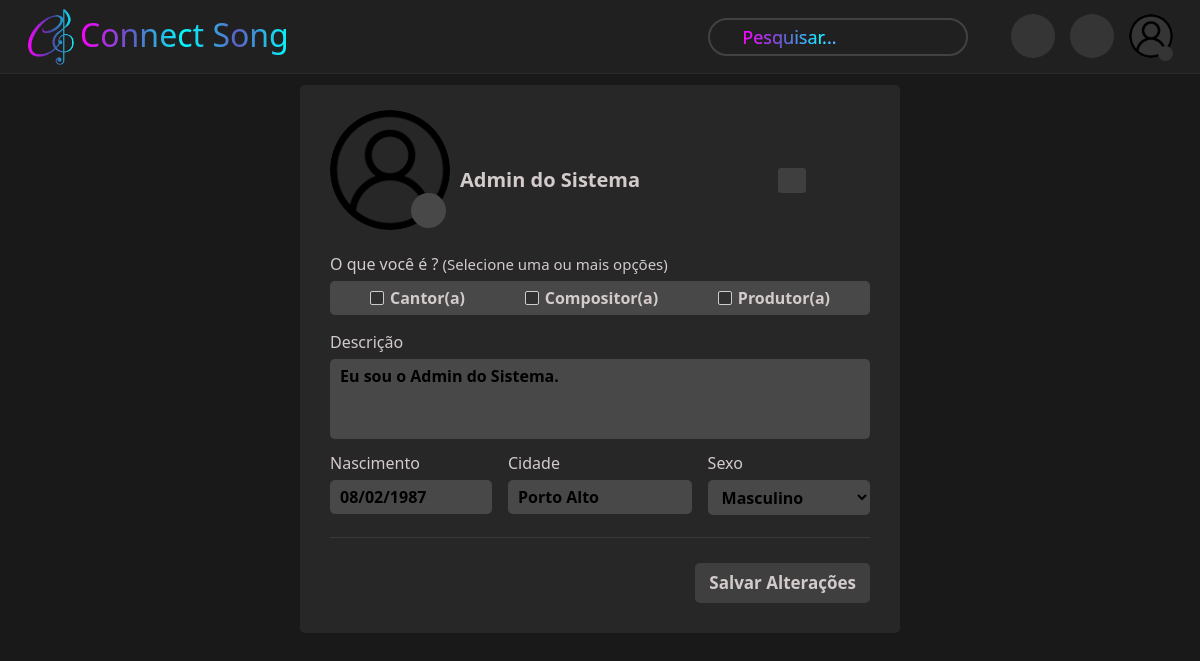
Screenshot of /perfil/editar (signed in) with the database file from the repository.
### usuarios/models.py (models this page shows, shortened)
class Perfil(models.Model):
    usuario = models.OneToOneField(User, on_delete=models.CASCADE)
    foto_perfil = models.ImageField(upload_to='profile_images/', null=True, blank=True)
    foto_capa = models.ImageField(upload_to='cover_images/', null=True, blank=True)
    nome_completo = models.CharField(max_length=100, null=True, blank=True)
    atribuicao = models.CharField(max_length=255, null=True, blank=True)
    descricao = models.TextField(blank=True)
    data_nascimento = models.DateField(null=True, blank=True)
    sexo = models.CharField(max_length=1, choices=sexo_opcoes, null=True, blank=True)
    cidade = models.CharField(max_length=50, null=True, blank=True)
    def get_atribuicao_display(self):
        return self.atribuicao.split('/') if self.atribuicao else []

### usuarios/views.py (the view, shortened to what this page needs)
# urls.py: path('perfil/editar', PerfilUpdate.as_view(), name='editar-perfil'),
class PerfilUpdate(LoginRequiredMixin, UpdateView):
    login_url = reverse_lazy('login')
    template_name = 'usuarios/form_perfil.html'
    model = Perfil
    form_class = PerfilForm
    def get_object(self, queryset=None):
        if self.request.user.is_authenticated:
            return self.request.user.perfil
        return None
    def get_form(self, form_class=None):
        form = super().get_form(form_class)
        form.fields['atribuicao'].initial = [opcao[0:] for opcao in form.instance.get_atribuicao_display()]
        return form
    def get_context_data(self, *args, **kwargs):
        context = super().get_context_data(*args, **kwargs)
        user = self.request.user
        perfil = Perfil.objects.get(usuario=user)
        foto = {
            'foto': perfil.foto_perfil if perfil.foto_perfil else '',
        }
        context['foto'] = foto
        return context

### usuarios/forms.py
class PerfilForm(forms.ModelForm):
    atribuicao_opcoes = (('Cantor', 'Cantor'), ('Compositor', 'Compositor'), ('Produtor', 'Produtor'))
    atribuicao = forms.MultipleChoiceField(
        choices=(atribuicao_opcoes),  # Substitua com suas opções
        widget=forms.CheckboxSelectMultiple(attrs={'class': 'atribuicao-checkbox'}),
    )
    sexo = forms.ChoiceField(choices=(sexo_opcoes), initial=None)
    class Meta:
        model = Perfil
        fields = ['nome_completo', 'foto_perfil', 'atribuicao', 'descricao', 'data_nascimento', 'cidade', 'sexo']
        widgets = {
            'foto_perfil' :forms.ClearableFileInput(attrs={'class': 'foto'})
        }
    def __init__(self, *args, **kwargs):
        super().__init__(*args, **kwargs)
        self.fields['atribuicao'].choices = self.atribuicao_opcoes
        atribuicao_atual = self.instance.atribuicao.split('/') if self.instance.atribuicao else []
        self.fields['atribuicao'].initial = atribuicao_atual

### usuarios/templates/usuarios/form_perfil.html (shortened to what this page needs)
{% extends 'paginas/index.html' %}
{% load static %}
{% load crispy_forms_tags %}
{% block styles %}
    <link rel="stylesheet" href="{% static 'css/form-perfil.css' %}">
{% endblock %}
{% block content %}
<div class="form-container">
    <form action="" method="POST" enctype="multipart/form-data" id="form-perfil">
        <div id="foto_nome-box">
            <div class="input-field" id="input-foto">
                <label for="{{ form.foto_perfil.id_for_label }}" id="label-foto">
                    <img src="{% static 'img/perfil-generico.png' %}" alt="" id="imagem-perfil">
                    <div id="icone-box">
                        <i class="fa-solid fa-camera"></i>
                    </div>
                </label>
            </div>
            <div class="input-field" id="field-nome">
                {{form.nome_completo}}
                <label for="{{ form.nome_completo.id_for_label }}" id="label-nome" class="btn-default">
                    <i class="fa-solid fa-pencil"></i>
                </label>
            </div>
        </div>
        <div class="input-field" id="field-atribuicao">
            <label id="lbl-atribuicao">O que você é ? <span>(Selecione uma ou mais opções)</span></label>
            <div id="checkox-container">
                {% for checkbox_id, checkbox_label in form.fields.atribuicao.choices %}
                    <div class="checkbox">
                        <label class="label-select" for="{{ checkbox_id }}">
                            <i class="fa fa-check"></i> {{ checkbox_label }}(a)
                        </label>
                    </div>
                {% endfor %}
            </div>
        </div>
        <div class="input-field">
            <label for="{{ form.descricao.id_for_label }}">Descrição</label>
            {{form.descricao}}
        </div>
        <div class="input-group">
            <div class="input-field">
                <label for="{{ form.data_nascimento.id_for_label }}">Nascimento</label>
                {{form.data_nascimento}}
            </div>
            <div class="input-field" id="input-cidade">
                <label for="{{ form.cidade.id_for_label }}">Cidade</label>
                {{form.cidade}}
            </div>
            <div class="input-field" id="field-sexo">
                <label for="{{ form.descricao.id_for_label }}">Sexo</label>
                {{form.sexo}}
            </div>
        </div>
        <div class="btn-box">
            <button type="submit" class="btn-default">Salvar Alterações</button>
        </div>
    </form>
</div>
{% endblock %}

### paginas/templates/paginas/index.html (shortened to what this page needs)
{% load static %}
<!DOCTYPE html>
<html lang="pt-br">
<head>
    <link rel="stylesheet" href="{% static 'css/bootstrap.min.css' %}">
    <link rel="stylesheet" href="{% static 'css/variaveis.css' %}">
    <link rel="stylesheet" href="{% static 'css/estilo.css' %}">
    <link rel="stylesheet" href="{% static 'css/btns.css' %}">
    {% block styles %}
    {% endblock %}
</head>
<body>
{% block head %}
    <header>
        <nav class="navbar navbar-expand-lg navbar-dark">
            <div class="container-fluid" id="header-container">
                <div id="logo">
                    <img src="{% static 'img/ConnectSong.png' %}" alt=""> <h2 id="logo-text">Connect Song</h2>
                </div>
                <ul id="menu">
                    {% if request.user.is_authenticated %}
                    <li id="search-bar">
                        <form action="" id="search-form" method="GET">
                           <i class="fa fa-search"></i> <input type="search" placeholder="Pesquisar..." name="search" id="profile-search">
                        </form>
                    </li>
                    <li class="menu-options" id="show-chats">
                        <i class="fa-regular fa-comment"></i>
                    </li>
                    <li class="menu-options" id="notifications">
                        <i class="fa-regular fa-bell"></i>
                    </li>
                    <li class="menu-options" id="fotoperfil-box">
                        <div id="open-lateral-menu">
                            {% if request.user.perfil.foto_perfil %}
                                <img class="perfil-foto" src="/media/{{request.user.perfil.foto_perfil}}" alt="">
                            {% else %}
                                <img class="perfil-foto" src="{% static 'img/perfil-generico.png' %}" alt="">
                            {% endif %}
                            <div id="lateral-menu-icon"><i class="fa-solid fa-bars"></i></div>
                        </div>
                    </li>
                    {% else %}
                        <li id="login-option"><a href="{% url 'login' %}">Login</a></li>
                    {% endif %}
                </ul>
            </div>
        </nav>
    </header>
{% endblock %}
<main>
    {% block main %}
    <div class="container-fluid" id="main-container">
        {% block content %}{% endblock %}
    </div>
    {% endblock %}
    {% block chat %}
        {% include 'paginas/chat.html' %}
    {% endblock %}
</main>
</body>
</html>

### static/css/variaveis.css (style rules this page uses)
:root { --gray-btn: #3f3f3f; --background-body: #191919; --background-header: #202020; --background-gray: #272727; --default-color: #d3cbcb; }

### static/css/estilo.css (style rules this page uses)
* { margin: 0; padding: 0; box-sizing: border-box; list-style: none; }
body { background-color: var(--background-body); color: var(--default-color); }
ul { padding: 0; }
header { width: 100%; height: 74px; position: fixed; z-index: 1; top: 0; border-bottom: 1px solid #282929; background-color: var(--background-header); padding-inline: 15px; color: var(--default-color); }
#header-container { position: relative; display: flex; align-items: center; justify-content: space-between; }
#logo { display: flex; align-items: center; gap: 5px; }
#logo img { width: 48px; background-image: linear-gradient(to right, #ff00ff, #43439c, #00ffff); }
#logo-text { background-image: linear-gradient(to right, #ff00ff, #5d5dc5, #00ffff, #5d5dc5, #00ffff); -webkit-background-clip: text; background-clip: text; color: transparent; align-self: self-end; padding-bottom: 4px; }
#menu { display: flex; align-items: center; gap: 15px; margin: 0; }
#menu .menu-options { display: flex; align-items: center; justify-content: center; width: 44px; height: 44px; background-color: #353535; border-radius: 43px; margin-bottom: 3px; cursor: pointer; }
#menu .menu-options:nth-child(2) { margin-left: 10px; }
#search-bar { position: absolute; top: 0px; right: 200px; width: 290px; display: flex; flex-direction: column; justify-content: center; align-items: center; padding-block: 10px; padding-left: 12px; border-radius: 7px; }
#search-bar i { color: #464545; }
#search-bar #search-form i { margin-right: -32px; }
#search-bar input { background-color: transparent; border: 2px solid #424242; width: 260px; height: 38px; border-radius: 20px; padding-left: 32px; padding-right: 8px; font-size: 18px; font-weight: 500; color: #b8b8b8; background-image: linear-gradient(to right, #ff00ff, #5d5dc5, #00ffff); z-index: 1; }
#search-bar input::placeholder { background-image: linear-gradient(to right, #ff00ff, #5d5dc5, #00ffff, #ff00ff, #5d5dc5, #00ffff); }
#search-bar input, #search-bar input::placeholder { -webkit-background-clip: text; background-clip: text; color: transparent; caret-color: #616161; }
.fa-comment { font-size: 23px; margin-top: 1px; margin-left: 2px; }
.fa-bell { font-size: 25px; }
.perfil-foto { width: 44px; border-radius: 100%; }
main { min-height: 80vh; z-index: 0; }
#main-container { margin-top: 75px; padding-block: 30px; }
.form-container { display: flex; flex-direction: column; justify-content: center; align-items: center; }
#fotoperfil-box { position: relative; }
#fotoperfil-box img { width: 44px; height: 44px; }
#open-lateral-menu { cursor: pointer; }
#fotoperfil-box #lateral-menu-icon { width: 15px; height: 15px; display: flex; justify-content: center; align-items: center; position: absolute; bottom: -3px; right: 0; background-color: #353535; padding: 3px; border: 0; border-radius: 10px; cursor: pointer; }
#lateral-menu-icon i { font-size: 9px; color: #b8b8b8; }

### static/css/btns.css (style rules this page uses)
.btn-default { display: flex; justify-content: center; align-items: center; width: fit-content; height: 40px; background-color: var(--gray-btn); border: 2px solid var(--gray-btn); border-radius: 5px; padding-inline: 12px; padding-block: 10px; font-size: 17px; font-weight: 600; color: var(--default-color); transition: ease-in-out 0.2s; }

### rows the page displays
Perfil: nome_completo "Admin do Sistema", descricao "Eu sou o Admin do Sistema.", data_nascimento "08/02/1987", cidade "Porto Alto", sexo "Masculino"

### other values shown
{{ checkbox_label }} "Cantor" "Compositor" "Produtor"
